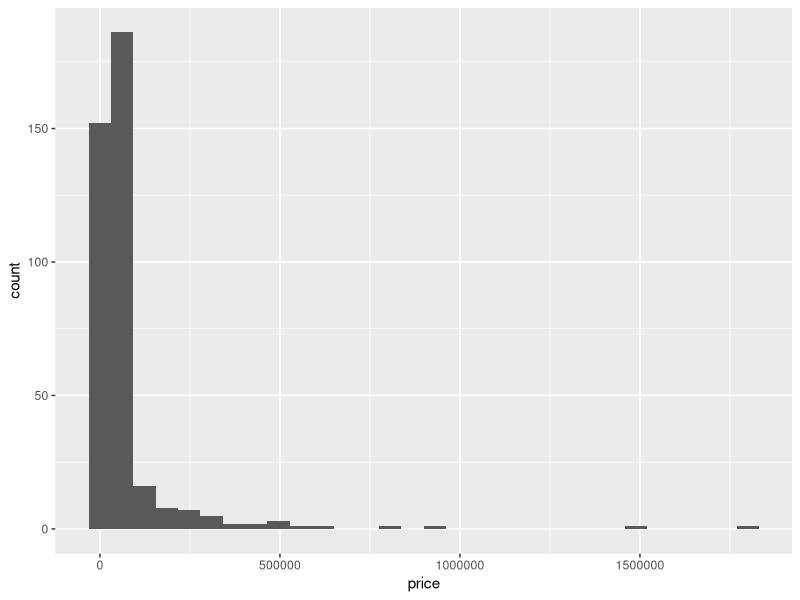
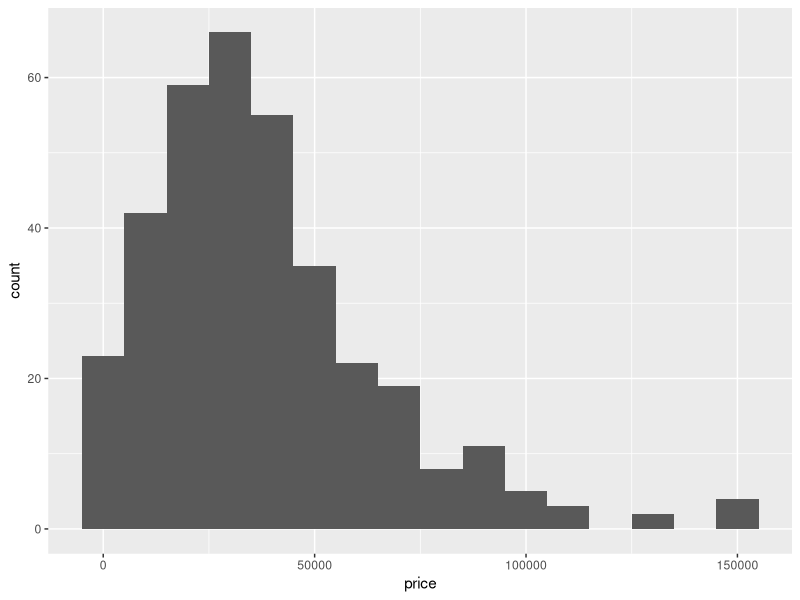
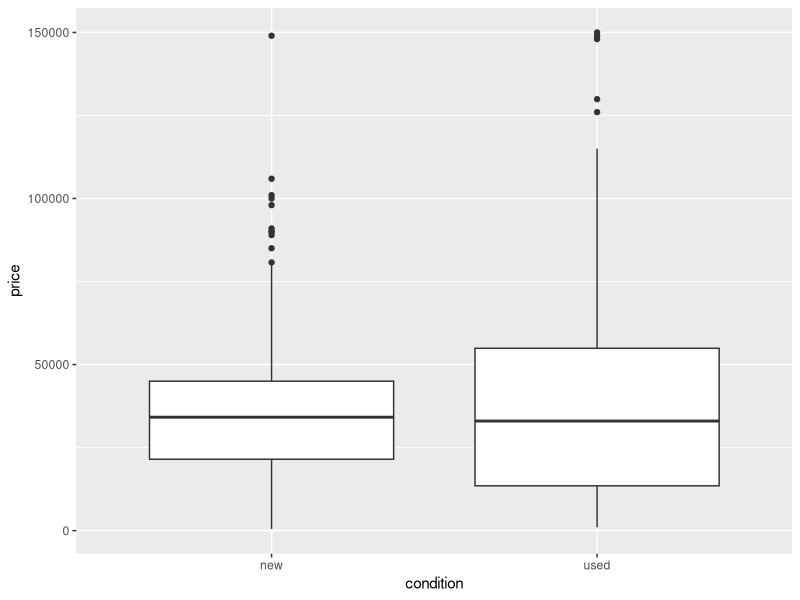
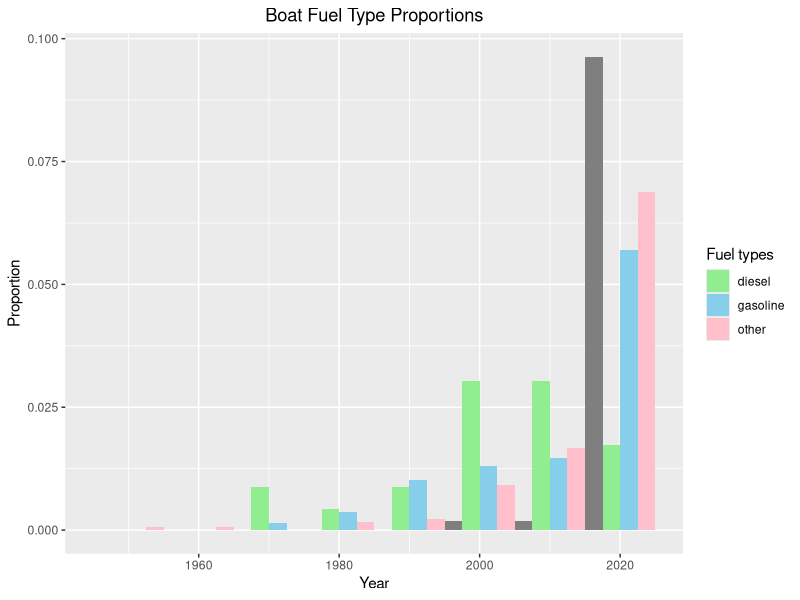
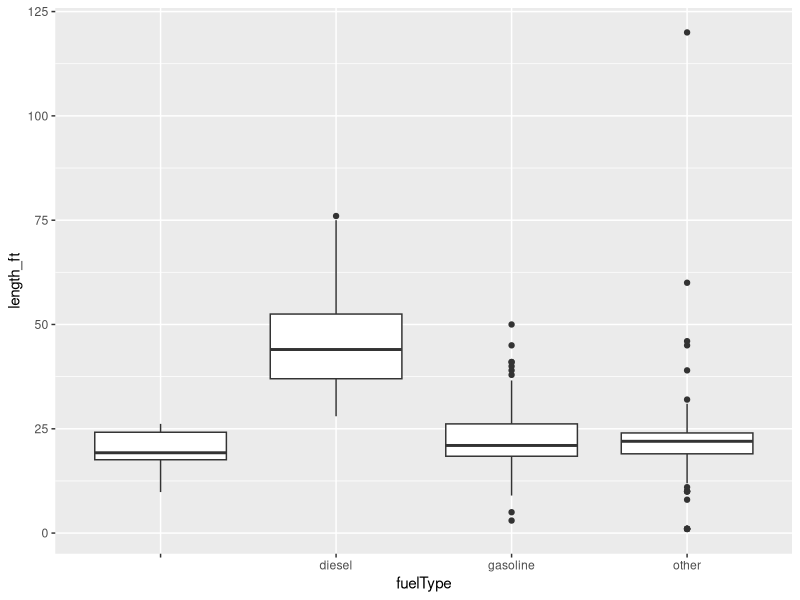
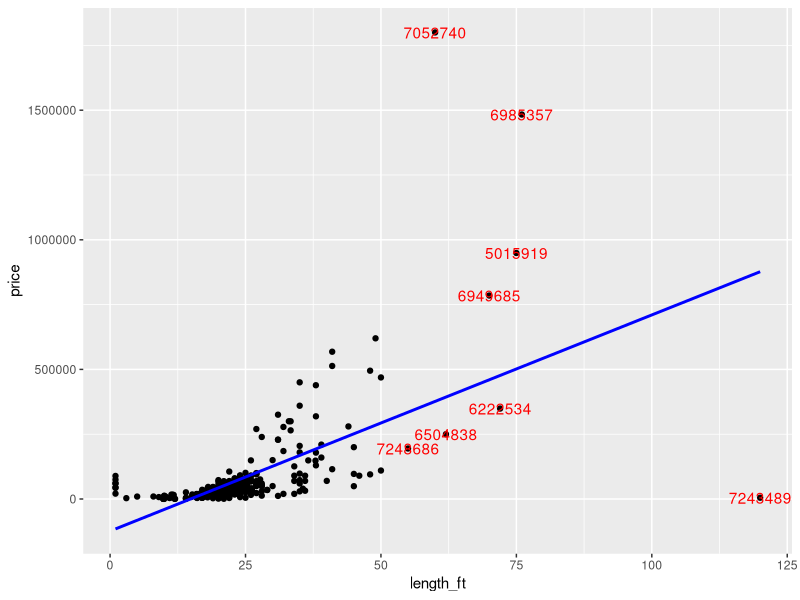
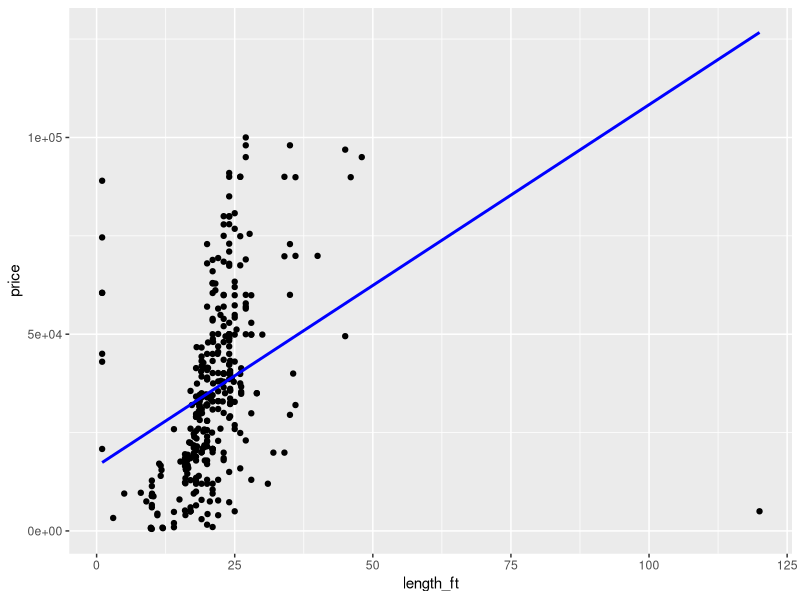
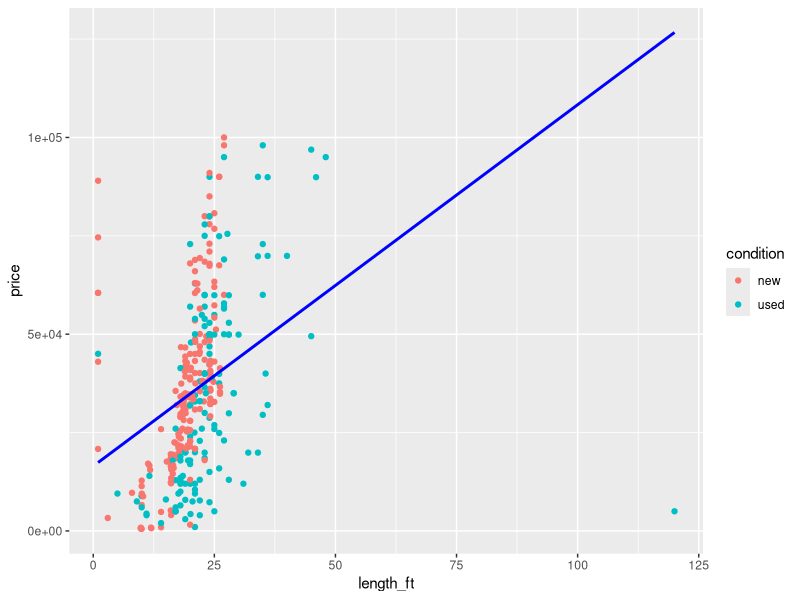

Reproduce these figures in R, in order.
## ---- chunk 1
#| label: setup
#| include: false
#| warning: false
library(tidyverse)
library(knitr)
library(dplyr)
library(tidyr)
boats <- read.csv("boats.csv")
## ---- chunk 2
#| echo: false

## ---- chunk 3
ggplot(boats,aes(x=price))+geom_histogram()
## ---- chunk 4
#| echo: true
boats_price_summa <- c(min = min(boats$price), 
                    Q1 = quantile(boats$price, 0.25), 
                    median = median(boats$price), 
                    Q3 = quantile(boats$price, 0.75), 
                    max = max(boats$price))
kable(boats_price_summa,col.names="Values",caption = "<b>The 5 number summary of boat price</b>")
## ---- chunk 5
#| echo: true
standard_deviation<-sd(boats$price)
standard_deviation
coefficient_of_variation<-standard_deviation/mean(boats$price)
coefficient_of_variation
## ---- chunk 6
filtered_boats<-boats%>%
  filter(price<150000)
ggplot(filtered_boats,aes(x=price))+geom_histogram(binwidth = 10000)
## ---- chunk 7
ggplot(filtered_boats,aes(x=condition, y=price))+geom_boxplot()

## ---- chunk 8

fuel.type.table <- table(factor(boats$fuelType), factor(boats$year))

kable(fuel.type.table)
## ---- chunk 9
boats_decades <- boats %>%
  mutate(decade = 10 * (year %/% 10))
boats_decades %>%
  group_by(fuelType, decade) %>%
  summarize(n = n()) %>%
  spread(decade, n)
## ---- chunk 10
kable(addmargins(fuel.type.table))
## ---- chunk 11
prop.table(fuel.type.table)
## ---- chunk 12
boat_fuel<- boats %>%
  group_by(fuelType)
ggplot(boat_fuel,aes(x=year,fill=fuelType))+geom_histogram(aes(y=..density..),position="dodge",binwidth = 10)+labs(title = "Boat Fuel Type Proportions", x = "Year", y = "Proportion",fill="Fuel types")+theme(plot.title = element_text(hjust = 0.5))+scale_fill_manual(values = c("gasoline" = "skyblue", "diesel" = "lightgreen", "other" = "pink"))
  
## ---- chunk 13
boats_len_summa <- c(min = min(boats$length_ft), 
                    Q1 = quantile(boats$length_ft, 0.25), 
                    median = median(boats$length_ft), 
                    Q3 = quantile(boats$length_ft, 0.75), 
                    max = max(boats$length_ft))
kable(boats_len_summa,col.names="Length (feet)",caption = "<b>The 5 number summary of boat length</b>")
upper.fence<-25+1.5*(25-18.58)
upper.fence
lower.fence<- 18.58-1.5*(25-18.58)
lower.fence
upper.filtered.boats <- boats%>%
  filter(length_ft>upper.fence)
upper.filtered.boats %>%
  group_by(fuelType) %>%
  summarize(n = n()) %>%
  spread(fuelType, n)
lower.filtered.boats <- boats%>%
  filter(length_ft<lower.fence)
lower.filtered.boats %>%
  group_by(fuelType) %>%
  summarize(n = n()) %>%
  spread(fuelType, n)
## ---- chunk 14
ggplot(boats,aes(x=fuelType, y=length_ft))+geom_boxplot()
## ---- chunk 15
ggplot(boats, aes(x=length_ft, y=price))+geom_point()+geom_smooth(method="lm", se=FALSE,color="blue")+geom_text(data=boats %>% filter(length_ft > 50),aes(label=id), vjust=0.5, color="red")
## ---- chunk 16
boat.filter<-boats%>%
  filter(price<100000)
ggplot(boat.filter, aes(x=length_ft, y=price))+geom_point()+geom_smooth(method="lm", se=FALSE,color="blue")
## ---- chunk 17
boat.filter<-boats%>%
  filter(price<100000)
ggplot(boat.filter, aes(x=length_ft, y=price, color=condition))+geom_point()+geom_smooth(method="lm", se=FALSE,color="blue")
## ---- chunk 18
ggplot(boats,aes(x=length_ft*beam_ft,y=price))+geom_line()
boat.filter<-boats%>%
  filter(price/(length_ft*beam_ft)<10000)
ggplot(boat.filter,aes(x=fuelType, y=price/(length_ft*beam_ft)))+geom_boxplot()
boats.condition<- boats %>%
  group_by(condition)
ggplot(boats.condition,aes(x=year,fill=condition))+geom_histogram(aes(y=..density..),position="dodge",binwidth = 10)+labs(title = "Boat Fuel Type Proportions", x = "Year", y = "Proportion",fill="Condition")+theme(plot.title = element_text(hjust = 0.5))+scale_fill_manual(values = c("new" = "skyblue", "used" = "lightgreen", "other" = "pink"))
